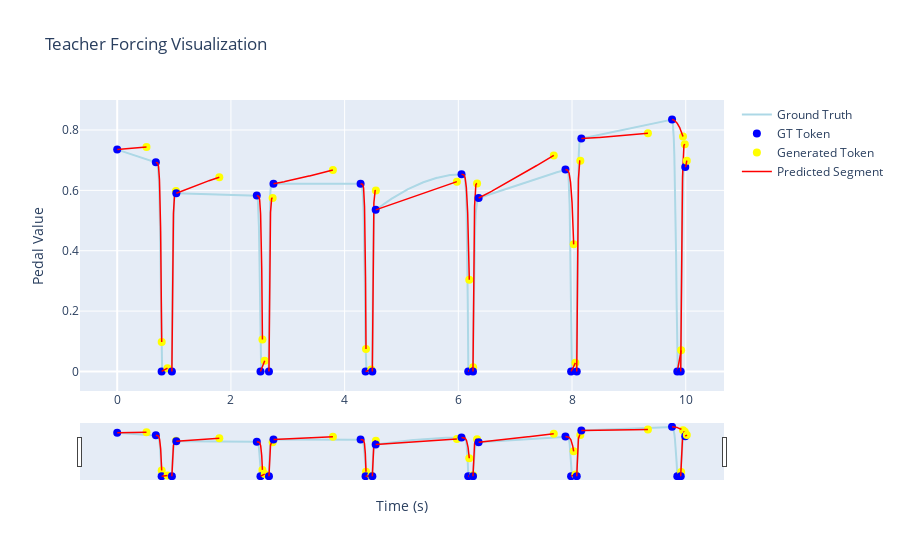

The cell this chart's notebook holds for it:
### Code cell
fig = visualize_teacher_forcing(model, dataset)
fig.show()
